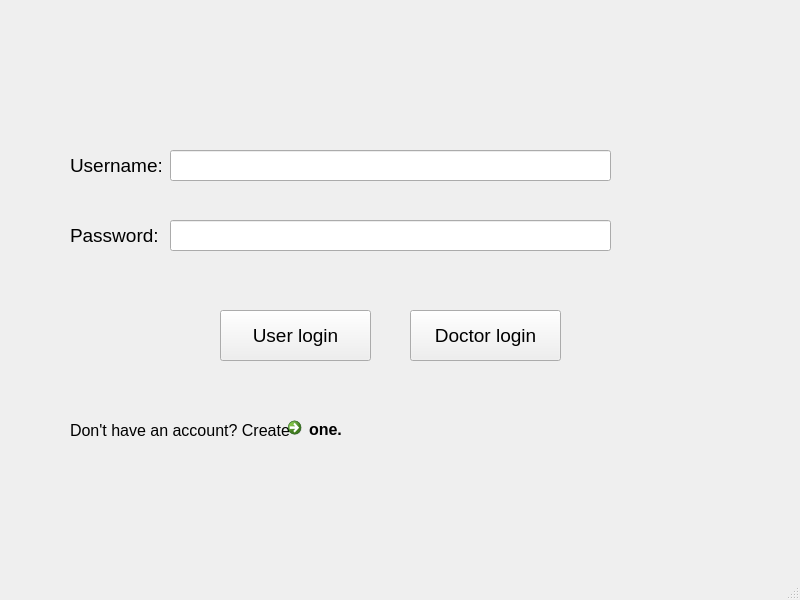
<?xml version="1.0" encoding="UTF-8"?>
<ui version="4.0">
 <class>login_register_window</class>
 <widget class="QMainWindow" name="login_register_window">
  <property name="geometry">
   <rect>
    <x>0</x>
    <y>0</y>
    <width>800</width>
    <height>600</height>
   </rect>
  </property>
  <property name="windowTitle">
   <string>MainWindow</string>
  </property>
  <widget class="QWidget" name="centralwidget">
   <widget class="QLabel" name="label">
    <property name="geometry">
     <rect>
      <x>70</x>
      <y>140</y>
      <width>91</width>
      <height>51</height>
     </rect>
    </property>
    <property name="font">
     <font>
      <pointsize>14</pointsize>
     </font>
    </property>
    <property name="text">
     <string>Username:</string>
    </property>
   </widget>
   <widget class="QLabel" name="label_2">
    <property name="geometry">
     <rect>
      <x>70</x>
      <y>210</y>
      <width>91</width>
      <height>51</height>
     </rect>
    </property>
    <property name="font">
     <font>
      <pointsize>14</pointsize>
     </font>
    </property>
    <property name="text">
     <string>Password:</string>
    </property>
   </widget>
   <widget class="QPushButton" name="user_login_btn">
    <property name="geometry">
     <rect>
      <x>220</x>
      <y>310</y>
      <width>151</width>
      <height>51</height>
     </rect>
    </property>
    <property name="font">
     <font>
      <pointsize>14</pointsize>
     </font>
    </property>
    <property name="text">
     <string>User login</string>
    </property>
   </widget>
   <widget class="QPushButton" name="doctor_login_btn">
    <property name="geometry">
     <rect>
      <x>410</x>
      <y>310</y>
      <width>151</width>
      <height>51</height>
     </rect>
    </property>
    <property name="font">
     <font>
      <pointsize>14</pointsize>
     </font>
    </property>
    <property name="text">
     <string>Doctor login</string>
    </property>
   </widget>
   <widget class="QLabel" name="label_3">
    <property name="geometry">
     <rect>
      <x>70</x>
      <y>410</y>
      <width>221</width>
      <height>41</height>
     </rect>
    </property>
    <property name="font">
     <font>
      <pointsize>12</pointsize>
     </font>
    </property>
    <property name="text">
     <string>Don't have an account? Create </string>
    </property>
   </widget>
   <widget class="QCommandLinkButton" name="register_btn">
    <property name="geometry">
     <rect>
      <x>280</x>
      <y>410</y>
      <width>181</width>
      <height>41</height>
     </rect>
    </property>
    <property name="font">
     <font>
      <family>Segoe UI</family>
      <pointsize>12</pointsize>
     </font>
    </property>
    <property name="text">
     <string>one.</string>
    </property>
   </widget>
   <widget class="QLineEdit" name="user_name_input">
    <property name="geometry">
     <rect>
      <x>170</x>
      <y>150</y>
      <width>441</width>
      <height>31</height>
     </rect>
    </property>
   </widget>
   <widget class="QLineEdit" name="password_input">
    <property name="geometry">
     <rect>
      <x>170</x>
      <y>220</y>
      <width>441</width>
      <height>31</height>
     </rect>
    </property>
   </widget>
  </widget>
  <widget class="QMenuBar" name="menubar">
   <property name="geometry">
    <rect>
     <x>0</x>
     <y>0</y>
     <width>800</width>
     <height>21</height>
    </rect>
   </property>
  </widget>
  <widget class="QStatusBar" name="statusbar"/>
 </widget>
 <resources/>
 <connections/>
</ui>
